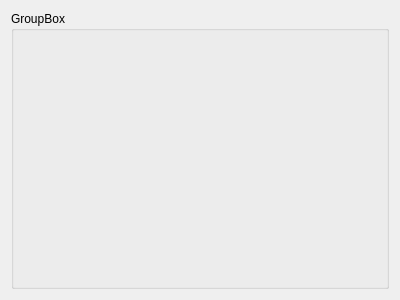
<?xml version="1.0" encoding="UTF-8"?>
<ui version="4.0">
 <class>OpsSettings</class>
 <widget class="QWidget" name="OpsSettings">
  <property name="geometry">
   <rect>
    <x>0</x>
    <y>0</y>
    <width>400</width>
    <height>300</height>
   </rect>
  </property>
  <property name="windowTitle">
   <string>Form</string>
  </property>
  <layout class="QGridLayout" name="gridLayout_2">
   <item row="0" column="0">
    <widget class="QGroupBox" name="groupBox">
     <property name="title">
      <string>GroupBox</string>
     </property>
    </widget>
   </item>
  </layout>
 </widget>
 <resources/>
 <connections/>
</ui>
